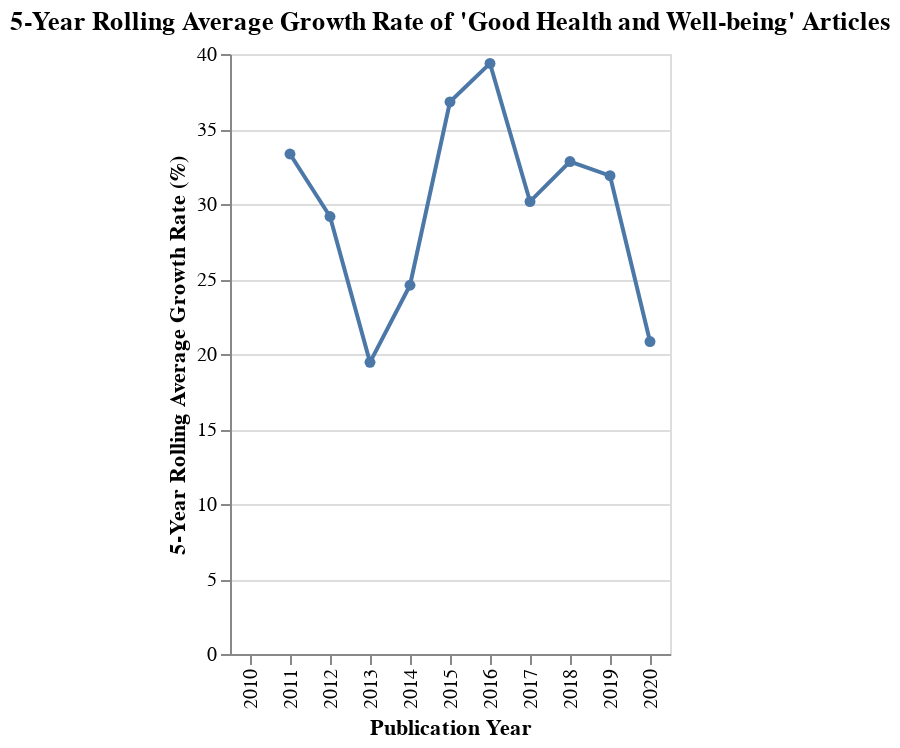

This figure's notebook cell:
### Markdown cell above
**Reasoning**:
To visualize the 5-year rolling average growth rate over time, I will create an interactive Altair line chart using the `articles_per_year` DataFrame, mapping `publication_year` to the x-axis and `rolling_avg_growth_rate` to the y-axis, and including tooltips for detailed information.

### Code cell
chart_rolling_avg = alt.Chart(articles_per_year).mark_line(point=True).encode(
    x=alt.X('publication_year:O', title='Publication Year'),
    y=alt.Y('rolling_avg_growth_rate', title='5-Year Rolling Average Growth Rate (%)'),
    tooltip=['publication_year', 'article_count', 'growth_rate', 'rolling_avg_growth_rate']
).properties(
    title='5-Year Rolling Average Growth Rate of \'Good Health and Well-being\' Articles'
).interactive()

chart_rolling_avg

### Figure 1 — Vega-Lite specification as saved in the notebook (floating-point values rounded to 4 significant figures)
{"config": {"view": {"continuousWidth": 300, "continuousHeight": 300}}, "data": {"name": "data-bfbae557fa2c4ba6c6d9830927c2c157"}, "mark": {"type": "line", "point": true}, "encoding": {"tooltip": [{"field": "publication_year", "type": "quantitative"}, {"field": "article_count", "type": "quantitative"}, {"field": "growth_rate", "type": "quantitative"}, {"field": "rolling_avg_growth_rate", "type": "quantitative"}], "x": {"field": "publication_year", "title": "Publication Year", "type": "ordinal"}, "y": {"field": "rolling_avg_growth_rate", "title": "5-Year Rolling Average Growth Rate (%)", "type": "quantitative"}}, "params": [{"name": "param_25", "select": {"type": "interval", "encodings": ["x", "y"]}, "bind": "scales"}], "title": "5-Year Rolling Average Growth Rate of 'Good Health and Well-being' Articles", "$schema": "https://vega.github.io/schema/vega-lite/v5.20.1.json", "datasets": {"data-bfbae557fa2c4ba6c6d9830927c2c157": [{"publication_year": 2010, "article_count": 3, "growth_rate": null, "rolling_avg_growth_rate": null}, {"publication_year": 2011, "article_count": 4, "growth_rate": 33.33, "rolling_avg_growth_rate": 33.33}, {"publication_year": 2012, "article_count": 5, "growth_rate": 25.0, "rolling_avg_growth_rate": 29.17}, {"publication_year": 2013, "article_count": 5, "growth_rate": 0.0, "rolling_avg_growth_rate": 19.44}, {"publication_year": 2014, "article_count": 7, "growth_rate": 40.0, "rolling_avg_growth_rate": 24.58}, {"publication_year": 2015, "article_count": 13, "growth_rate": 85.71, "rolling_avg_growth_rate": 36.81}, {"publication_year": 2016, "article_count": 19, "growth_rate": 46.15, "rolling_avg_growth_rate": 39.37}, {"publication_year": 2017, "article_count": 15, "growth_rate": -21.05, "rolling_avg_growth_rate": 30.16}, {"publication_year": 2018, "article_count": 17, "growth_rate": 13.33, "rolling_avg_growth_rate": 32.83}, {"publication_year": 2019, "article_count": 23, "growth_rate": 35.29, "rolling_avg_growth_rate": 31.89}, {"publication_year": 2020, "article_count": 30, "growth_rate": 30.43, "rolling_avg_growth_rate": 20.83}]}}
